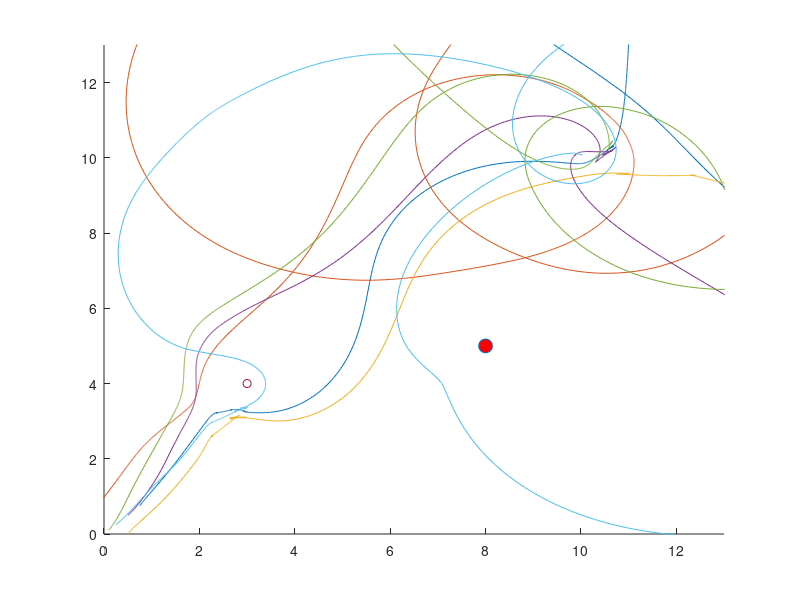

Write the MATLAB code that produced this figure.
function failthetapotentialfieldformation
%work area
wa=[0:0.1:13;0:0.1:13];
%locations of obstacles and target
T=[10,10];
obs=[3,4;8,5];
n=length(wa(1,:));
%gains
kT=3;
ko=[4,5];

Gp=1; Gf=1;%*[1 1 1 1 1 1]; %potential and formation gains
options=odeset('events',@StopSim);
Vp=4; kn=3; L=2; %km=0.05;
% A1=[0 0 0 0 0 0;1 0 0 0 0 0;1 0 0 0 0 0;0 1 0 0 0 0;0 0 1 0 0 0;0 0 1 0 0 0];
% D1=[0 0 0 0 0 0;0 1 0 0 0 0;0 0 1 0 0 0;0 0 0 1 0 0;0 0 0 0 1 0;0 0 0 0 0 1];
A1=[0 1 1 1 1 1;1 0 1 0 0 1;1 1 0 1 0 0;1 0 1 0 1 0;1 0 0 1 0 1;1 1 0 0 1 0];
D1=[5 0 0 0 0 0;0 3 0 0 0 0;0 0 3 0 0 0;0 0 0 3 0 0;0 0 0 0 3 0;0 0 0 0 0 3];
L1=D1-A1;

A=[0 0 0.5 0 0 0;0.5 0 0 0 0 0.5;0.5 0.5 0 0 0 0;0 0.5 0 0 0 0;0 0 0.5 0 0 0;0 0 0 0.5 0.5 0];
D=[0.5 0 0 0 0 0;0 1 0 0 0 0;0 0 1 0 0 0;0 0 0 0.5 0 0;0 0 0 0 0.5 0;0 0 0 0 0 1];
% L=D-A;
%initial robot condition
init(1:6)=[0.75;0;0.5;0.5;0.1;0.25];
init(7:12)=[0.75;0.5;0;0.5;0.1;0.25];
init(13:18)=[pi/3;pi/6;pi/3;pi/4;pi/3;pi/4];
%0.75;pi/3;0.5;pi/3;0;pi/3;0.5;pi/4;0.1;pi/3;0.25;pi/4
[t,pos]=ode45(@robot,[0 100],init,options);
figure()
hold on
plot(pos(:,1),pos(:,7),pos(:,2),pos(:,8),pos(:,3),pos(:,9),pos(:,4),pos(:,10),pos(:,5),pos(:,11),pos(:,6),pos(:,12))
plot(obs(1,1),obs(1,2),'o',obs(2,1),obs(2,2),'o','MarkerFaceColor','r','MarkerSize',10)
xlim([0 13]);
ylim([0 13]);


    function dp=robot(t,pos)
        dp=zeros(18,1);        
        x(1:6)=pos(1:6);
        y(1:6)=pos(7:12);
        theta(1:6)=pos(13:18);
        if ((x(1)-T(1))^2)+((y(1)-T(2))^2)>1 || ((x(2)-T(1))^2)+((y(2)-T(2))^2)>1 || ((x(3)-T(1))^2)+((y(3)-T(2))^2)>1 || ((x(4)-T(1))^2)+((y(4)-T(2))^2)>1 || ((x(5)-T(1))^2)+((y(5)-T(2))^2)>1 || ((x(6)-T(1))^2)+((y(6)-T(2))^2)>1
            km=0.05;
        else
            km=0;
        end
        
        FTx=kT*(T(1,1)-x(1))/(sqrt(((T(1,1)-x(1))^2)+((T(1,2)-y(1))^2)));
        Fo1x=-ko(1,1)*(obs(1,1)-x(1))/((((obs(1,1)-x(1))^2)+(obs(1,2)-y(1))^2)^1.5);
        Fo2x=-ko(1,2)*(obs(2,1)-x(1))/((((obs(2,1)-x(1))^2)+(obs(2,2)-y(1))^2)^1.5);
        Fom2x=-km*(x(2)-x(1))/((((x(2)-x(1))^2)+(y(2)-y(1))^2)^1.5);
        Fom3x=-km*(x(3)-x(1))/((((x(3)-x(1))^2)+(y(3)-y(1))^2)^1.5);
        Fom4x=-km*(x(4)-x(1))/((((x(4)-x(1))^2)+(y(4)-y(1))^2)^1.5);
        Fom5x=-km*(x(5)-x(1))/((((x(5)-x(1))^2)+(y(5)-y(1))^2)^1.5);
        Fom6x=-km*(x(6)-x(1))/((((x(6)-x(1))^2)+(y(6)-y(1))^2)^1.5);
        Fx=FTx+Fo1x+Fo2x+Fom2x+Fom3x+Fom4x+Fom5x+Fom6x;
        FTy=kT*(T(1,2)-y(1))/(sqrt(((T(1,1)-x(1))^2)+(T(1,2)-y(1))^2));
        Fo1y=-ko(1,1)*(obs(1,2)-y(1))/((((obs(1,1)-x(1))^2)+(obs(1,2)-y(1))^2)^1.5);
        Fo2y=-ko(1,2)*(obs(2,2)-y(1))/((((obs(2,1)-x(1))^2)+(obs(2,2)-y(1))^2)^1.5);
        Fom2y=-km*(y(2)-y(1))/((((x(2)-x(1))^2)+(y(2)-y(1))^2)^1.5);
        Fom3y=-km*(y(3)-y(1))/((((x(3)-x(1))^2)+(y(3)-y(1))^2)^1.5);
        Fom4y=-km*(y(4)-y(1))/((((x(4)-x(1))^2)+(y(4)-y(1))^2)^1.5);        
        Fom5y=-km*(y(5)-y(1))/((((x(5)-x(1))^2)+(y(5)-y(1))^2)^1.5);       
        Fom6y=-km*(y(6)-y(1))/((((x(6)-x(1))^2)+(y(6)-y(1))^2)^1.5);       
        Fy=FTy+Fo1y+Fo2y+Fom2y+Fom3y+Fom4y+Fom5y+Fom6y;
        thetades(1)=(Gp*atan2(Fy,Fx));
%         fi(1)=kn*(thetades(1)-theta);
        
        FTx2=kT*(T(1,1)-x(2))/(sqrt(((T(1,1)-x(2))^2)+((T(1,2)-y(2))^2)));
        Fo1x2=-ko(1,1)*(obs(1,1)-x(2))/((((obs(1,1)-x(2))^2)+(obs(1,2)-y(2))^2)^1.5);
        Fo2x2=-ko(1,2)*(obs(2,1)-x(2))/((((obs(2,1)-x(2))^2)+(obs(2,2)-y(2))^2)^1.5);
        Fom1x2=-km*(x(1)-x(2))/((((x(1)-x(2))^2)+(y(1)-y(2))^2)^1.5);
        Fom3x2=-km*(x(3)-x(2))/((((x(3)-x(2))^2)+(y(3)-y(2))^2)^1.5);
        Fom4x2=-km*(x(4)-x(2))/((((x(4)-x(2))^2)+(y(4)-y(2))^2)^1.5);
        Fom5x2=-km*(x(5)-x(2))/((((x(5)-x(2))^2)+(y(5)-y(2))^2)^1.5);
        Fom6x2=-km*(x(6)-x(2))/((((x(6)-x(2))^2)+(y(6)-y(2))^2)^1.5);
        Fx2=FTx2+Fo1x2+Fo2x2+Fom1x2+Fom3x2+Fom4x2+Fom5x2+Fom6x2;
        FTy2=kT*(T(1,2)-y(2))/(sqrt(((T(1,1)-x(2))^2)+(T(1,2)-y(2))^2));
        Fo1y2=-ko(1,1)*(obs(1,2)-y(2))/((((obs(1,1)-x(2))^2)+(obs(1,2)-y(2))^2)^1.5);
        Fo2y2=-ko(1,2)*(obs(2,2)-y(2))/((((obs(2,1)-x(2))^2)+(obs(2,2)-y(2))^2)^1.5);
        Fom1y2=-km*(y(1)-y(2))/((((x(1)-x(2))^2)+(y(1)-y(2))^2)^1.5);
        Fom3y2=-km*(y(3)-y(2))/((((x(3)-x(2))^2)+(y(3)-y(2))^2)^1.5);
        Fom4y2=-km*(y(4)-y(2))/((((x(4)-x(2))^2)+(y(4)-y(2))^2)^1.5);
        Fom5y2=-km*(y(5)-y(2))/((((x(5)-x(2))^2)+(y(5)-y(2))^2)^1.5);
        Fom6y2=-km*(y(6)-y(2))/((((x(6)-x(2))^2)+(y(6)-y(2))^2)^1.5);
        Fy2=FTy2+Fo1y2+Fo2y2+Fom1y2+Fom3y2+Fom4y2+Fom5y2+Fom6y2;
        thetades(2)=(Gp*atan2(Fy2,Fx2));
%        fi(2)=kn*(thetades(2)-theta2);
        
        FTx3=kT*(T(1,1)-x(3))/(sqrt(((T(1,1)-x(3))^2)+((T(1,2)-y(3))^2)));
        Fo1x3=-ko(1,1)*(obs(1,1)-x(3))/((((obs(1,1)-x(3))^2)+(obs(1,2)-y(3))^2)^1.5);
        Fo2x3=-ko(1,2)*(obs(2,1)-x(3))/((((obs(2,1)-x(3))^2)+(obs(2,2)-y(3))^2)^1.5);
        Fom1x3=-km*(x(1)-x(3))/((((x(1)-x(3))^2)+(y(1)-y(3))^2)^1.5);
        Fom2x3=-km*(x(2)-x(3))/((((x(2)-x(3))^2)+(y(2)-y(3))^2)^1.5);
        Fom4x3=-km*(x(4)-x(3))/((((x(4)-x(3))^2)+(y(4)-y(3))^2)^1.5);
        Fom5x3=-km*(x(5)-x(3))/((((x(5)-x(3))^2)+(y(5)-y(3))^2)^1.5);        
        Fom6x3=-km*(x(6)-x(3))/((((x(6)-x(3))^2)+(y(6)-y(3))^2)^1.5);
        Fx3=FTx3+Fo1x3+Fo2x3+Fom1x3+Fom2x3+Fom4x3+Fom5x3+Fom6x3;
        FTy3=kT*(T(1,2)-y(3))/(sqrt(((T(1,1)-x(3))^2)+(T(1,2)-y(3))^2));
        Fo1y3=-ko(1,1)*(obs(1,2)-y(3))/((((obs(1,1)-x(3))^2)+(obs(1,2)-y(3))^2)^1.5);
        Fo2y3=-ko(1,2)*(obs(2,2)-y(3))/((((obs(2,1)-x(3))^2)+(obs(2,2)-y(3))^2)^1.5);
        Fom1y3=-km*(y(1)-y(3))/((((x(1)-x(3))^2)+(y(1)-y(3))^2)^1.5);
        Fom2y3=-km*(y(2)-y(3))/((((x(2)-x(3))^2)+(y(2)-y(3))^2)^1.5);
        Fom4y3=-km*(y(4)-y(3))/((((x(4)-x(3))^2)+(y(4)-y(3))^2)^1.5);        
        Fom5y3=-km*(y(5)-y(3))/((((x(5)-x(3))^2)+(y(5)-y(3))^2)^1.5); 
        Fom6y3=-km*(y(6)-y(3))/((((x(6)-x(3))^2)+(y(6)-y(3))^2)^1.5);                
        Fy3=FTy3+Fo1y3+Fo2y3+Fom1y3+Fom2y3+Fom4y3+Fom5y3+Fom6y3;
        thetades(3)=(Gp*atan2(Fy3,Fx));
%        fi(3)=kn*(thetades(3)-theta3);

        FTx4=kT*(T(1,1)-x(4))/(sqrt(((T(1,1)-x(4))^2)+((T(1,2)-y(4))^2)));
        Fo1x4=-ko(1,1)*(obs(1,1)-x(4))/((((obs(1,1)-x(4))^2)+(obs(1,2)-y(4))^2)^1.5);
        Fo2x4=-ko(1,2)*(obs(2,1)-x(4))/((((obs(2,1)-x(4))^2)+(obs(2,2)-y(4))^2)^1.5);
        Fom1x4=-km*(x(1)-x(4))/((((x(1)-x(4))^2)+(y(1)-y(4))^2)^1.5);
        Fom2x4=-km*(x(2)-x(4))/((((x(2)-x(4))^2)+(y(2)-y(4))^2)^1.5);
        Fom3x4=-km*(x(3)-x(4))/((((x(3)-x(4))^2)+(y(3)-y(4))^2)^1.5);
        Fom5x4=-km*(x(5)-x(4))/((((x(5)-x(4))^2)+(y(5)-y(4))^2)^1.5);        
        Fom6x4=-km*(x(6)-x(4))/((((x(6)-x(4))^2)+(y(6)-y(4))^2)^1.5);        
        Fx4=FTx4+Fo1x4+Fo2x4+Fom1x4+Fom2x4+Fom3x4+Fom5x4+Fom6x4;
        FTy4=kT*(T(1,2)-y(4))/(sqrt(((T(1,1)-x(4))^2)+(T(1,2)-y(4))^2));
        Fo1y4=-ko(1,1)*(obs(1,2)-y(4))/((((obs(1,1)-x(4))^2)+(obs(1,2)-y(4))^2)^1.5);
        Fo2y4=-ko(1,2)*(obs(2,2)-y(4))/((((obs(2,1)-x(4))^2)+(obs(2,2)-y(4))^2)^1.5);
        Fom1y4=-km*(y(1)-y(4))/((((x(1)-x(4))^2)+(y(1)-y(4))^2)^1.5);
        Fom2y4=-km*(y(2)-y(4))/((((x(2)-x(4))^2)+(y(2)-y(4))^2)^1.5);
        Fom3y4=-km*(y(3)-y(4))/((((x(3)-x(4))^2)+(y(3)-y(4))^2)^1.5);        
        Fom5y4=-km*(y(5)-y(4))/((((x(5)-x(4))^2)+(y(5)-y(4))^2)^1.5);        
        Fom6y4=-km*(y(6)-y(4))/((((x(6)-x(4))^2)+(y(6)-y(4))^2)^1.5);                
        Fy4=FTy4+Fo1y4+Fo2y4+Fom1y4+Fom2y4+Fom3y4+Fom5y4+Fom6y4;
        thetades(4)=(Gp*atan2(Fy4,Fx4));
%        fi(4)=kn*(thetades(4)-theta4);

        FTx5=kT*(T(1,1)-x(5))/(sqrt(((T(1,1)-x(5))^2)+((T(1,2)-y(5))^2)));
        Fo1x5=-ko(1,1)*(obs(1,1)-x(5))/((((obs(1,1)-x(5))^2)+(obs(1,2)-y(5))^2)^1.5);
        Fo2x5=-ko(1,2)*(obs(2,1)-x(5))/((((obs(2,1)-x(5))^2)+(obs(2,2)-y(5))^2)^1.5);
        Fom1x5=-km*(x(1)-x(5))/((((x(1)-x(5))^2)+(y(1)-y(5))^2)^1.5);
        Fom2x5=-km*(x(2)-x(5))/((((x(2)-x(5))^2)+(y(2)-y(5))^2)^1.5);
        Fom3x5=-km*(x(3)-x(5))/((((x(3)-x(5))^2)+(y(3)-y(5))^2)^1.5);
        Fom4x5=-km*(x(4)-x(5))/((((x(4)-x(5))^2)+(y(4)-y(5))^2)^1.5);        
        Fom6x5=-km*(x(6)-x(5))/((((x(6)-x(5))^2)+(y(6)-y(5))^2)^1.5);        
        Fx5=FTx5+Fo1x5+Fo2x5+Fom1x5+Fom2x5+Fom3x5+Fom4x5+Fom6x5;
        FTy5=kT*(T(1,2)-y(5))/(sqrt(((T(1,1)-x(5))^2)+(T(1,2)-y(5))^2));
        Fo1y5=-ko(1,1)*(obs(1,2)-y(5))/((((obs(1,1)-x(5))^2)+(obs(1,2)-y(5))^2)^1.5);
        Fo2y5=-ko(1,2)*(obs(2,2)-y(5))/((((obs(2,1)-x(5))^2)+(obs(2,2)-y(5))^2)^1.5);
        Fom1y5=-km*(y(1)-y(5))/((((x(1)-x(5))^2)+(y(1)-y(5))^2)^1.5);
        Fom2y5=-km*(y(2)-y(5))/((((x(2)-x(5))^2)+(y(2)-y(5))^2)^1.5);
        Fom3y5=-km*(y(3)-y(5))/((((x(3)-x(5))^2)+(y(3)-y(5))^2)^1.5);        
        Fom4y5=-km*(y(4)-y(5))/((((x(4)-x(5))^2)+(y(4)-y(5))^2)^1.5);        
        Fom6y5=-km*(y(6)-y(5))/((((x(6)-x(5))^2)+(y(6)-y(5))^2)^1.5);                
        Fy5=FTy5+Fo1y5+Fo2y5+Fom1y5+Fom2y5+Fom3y5+Fom4y5+Fom6y5;
        thetades(5)=(Gp*atan2(Fy5,Fx5));
%        fi(5)=kn*(thetades(5)-theta5);
        
        FTx6=kT*(T(1,1)-x(6))/(sqrt(((T(1,1)-x(6))^2)+((T(1,2)-y(6))^2)));
        Fo1x6=-ko(1,1)*(obs(1,1)-x(6))/((((obs(1,1)-x(6))^2)+(obs(1,2)-y(6))^2)^1.5);
        Fo2x6=-ko(1,2)*(obs(2,1)-x(6))/((((obs(2,1)-x(6))^2)+(obs(2,2)-y(6))^2)^1.5);
        Fom1x6=-km*(x(1)-x(6))/((((x(1)-x(6))^2)+(y(1)-y(6))^2)^1.5);
        Fom2x6=-km*(x(2)-x(6))/((((x(2)-x(6))^2)+(y(2)-y(6))^2)^1.5);
        Fom3x6=-km*(x(3)-x(6))/((((x(3)-x(6))^2)+(y(3)-y(6))^2)^1.5);
        Fom4x6=-km*(x(4)-x(6))/((((x(4)-x(6))^2)+(y(4)-y(6))^2)^1.5);        
        Fom5x6=-km*(x(5)-x(6))/((((x(5)-x(6))^2)+(y(5)-y(6))^2)^1.5);        
        Fx6=FTx6+Fo1x6+Fo2x6+Fom1x6+Fom2x6+Fom3x6+Fom4x6+Fom5x6;
        FTy6=kT*(T(1,2)-y(6))/(sqrt(((T(1,1)-x(6))^2)+(T(1,2)-y(6))^2));
        Fo1y6=-ko(1,1)*(obs(1,2)-y(6))/((((obs(1,1)-x(6))^2)+(obs(1,2)-y(6))^2)^1.5);
        Fo2y6=-ko(1,2)*(obs(2,2)-y(6))/((((obs(2,1)-x(6))^2)+(obs(2,2)-y(6))^2)^1.5);
        Fom1y6=-km*(y(1)-y(6))/((((x(1)-x(6))^2)+(y(1)-y(6))^2)^1.5);
        Fom2y6=-km*(y(2)-y(6))/((((x(2)-x(6))^2)+(y(2)-y(6))^2)^1.5);
        Fom3y6=-km*(y(3)-y(6))/((((x(3)-x(6))^2)+(y(3)-y(6))^2)^1.5);        
        Fom4y6=-km*(y(4)-y(6))/((((x(4)-x(6))^2)+(y(4)-y(6))^2)^1.5);        
        Fom5y6=-km*(y(5)-y(6))/((((x(5)-x(6))^2)+(y(5)-y(6))^2)^1.5);                
        Fy6=FTy6+Fo1y6+Fo2y6+Fom1y6+Fom2y6+Fom3y6+Fom4y6+Fom5y6;
        thetades(6)=(Gp*atan2(Fy6,Fx6));
%        fi(6)=kn*(thetades(6)-theta6);
        
        nthetades(1:6)=thetades(1:6);%-Gf*L1*transpose(theta(1:6));
        
        MB=theta(1:6)'-L1*theta(1:6)';
        %fink
        fi(1:6)=kn*(thetades(1:6)-theta(1:6))'+Gf*(theta(1:6)'-L1*(theta(1:6)'))
        for im=1:6
            dp(im)=Vp*cos(fi(im))*cos(theta(im));
            dp(im+6)=Vp*cos(fi(im))*sin(theta(im));
            dp(im+12)=(Vp/L)*sin(fi(im));
        end
%         dp(1)=Vp*cos(fi(1))*cos(theta(1));
%         dp(7)=Vp*cos(fi(1))*sin(theta(1));
%         dp(13)=(Vp/L)*sin(fi(1));
%         dp(2)=Vp*cos(fi(2))*cos(theta(2));
%         dp(8)=Vp*cos(fi(2))*sin(theta(2));
%         dp(14)=(Vp/L)*sin(fi(2));
%         dp(3)=Vp*cos(fi(3))*cos(theta(3));
%         dp(9)=Vp*cos(fi(3))*sin(theta(3));
%         dp(15)=(Vp/L)*sin(fi(3));
%         dp(4)=Vp*cos(fi(4))*cos(theta(4));
%         dp(10)=Vp*cos(fi(4))*sin(theta(4));
%         dp(16)=(Vp/L)*sin(fi(4));
%         dp(5)=Vp*cos(fi(5))*cos(theta(5));
%         dp(11)=Vp*cos(fi(5))*sin(theta(5));
%         dp(17)=(Vp/L)*sin(fi(5));
%         dp(6)=Vp*cos(fi(6))*cos(theta(6));
%         dp(12)=Vp*cos(fi(6))*sin(theta(6));
%         dp(18)=(Vp/L)*sin(fi(6));
    end
    function [Val,Ister,Dir]=StopSim(t,pos)
        if ((pos(1)-T(1))^2)+((pos(7)-T(2))^2)<1e-2
            Val(1)=0;
        elseif ((pos(2)-T(1))^2)+((pos(8)-T(2))^2)<1e-2
            Val(1)=0;
        elseif ((pos(3)-T(1))^2)+((pos(9)-T(2))^2)<1e-2
            Val(1)=0;
        elseif ((pos(4)-T(1))^2)+((pos(10)-T(2))^2)<1e-2
            Val(1)=0;
        elseif ((pos(5)-T(1))^2)+((pos(11)-T(2))^2)<1e-2
            Val(1)=0;
        elseif ((pos(6)-T(1))^2)+((pos(12)-T(2))^2)<1e-2
            Val(1)=0;
        else
            Val(1)=1;
        end
        Ister(1)=1;
        Dir(1)=0;
    end 
end